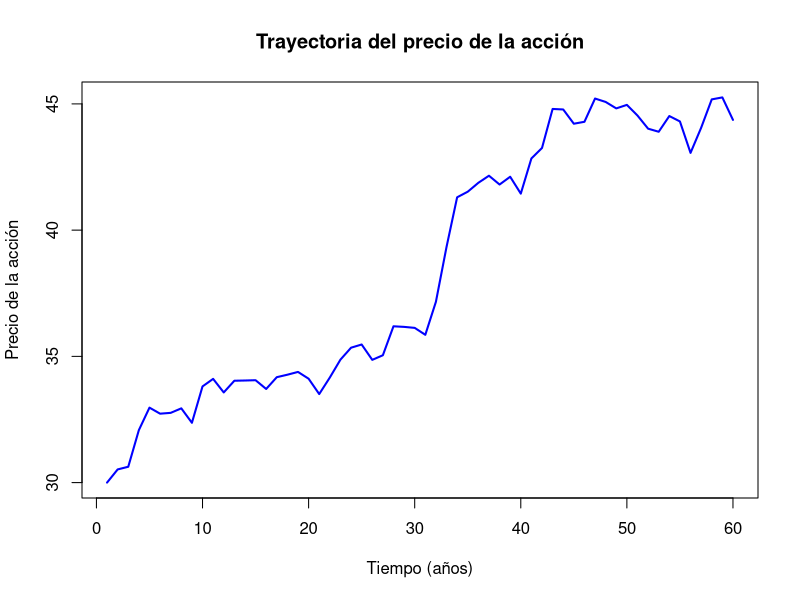

This figure's R source:
## ---- chunk 1
mu <- 0.09
sigma <- 0.2
dt <- 1/12
t <- 5 
S <- rep(0, t*(1/dt))
S[1] <- 30

for(i in 2:(t*(1/dt))){
  S[i] <- S[i-1] * (1+rnorm(1, (mu-sigma^2/2)*dt, sigma*dt))
}
plot(S, type = "l", col = "blue", lwd = 2,
     xlab = "Tiempo (años)", ylab = "Precio de la acción",
     main = "Trayectoria del precio de la acción")
